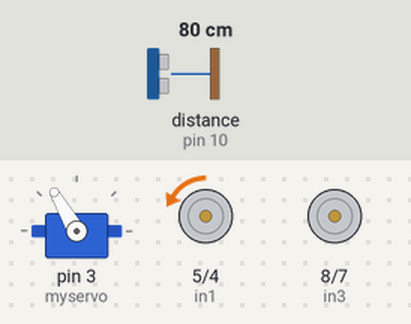
The sketch below on a simulated Arduino Uno, built with avr-gcc and run on an emulated ATmega328P. Shown: servo, motor-driver pin pairs drawn as motors (green arrow = first pin HIGH = forward, orange = second pin HIGH = backward, longer = more drive, scaled by the enable pin). Wiring (inferred from the names in the program): ultrasonic range finder: trigger pin 11; echo pin 10. The test bench sets the inputs (shaded band); at power-on: distance to the obstacle (sensor on pin 10) 80 cm. The echo pulse lasts 58.3 µs per cm; what the sketch prints to the serial monitor is not drawn.

Above: at 1.07 s.
1.3 s: distance to the obstacle (sensor on pin 10) set to 2 cm
At 1.8 s:
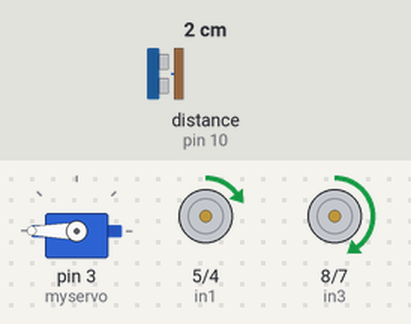
At 3.51 s:
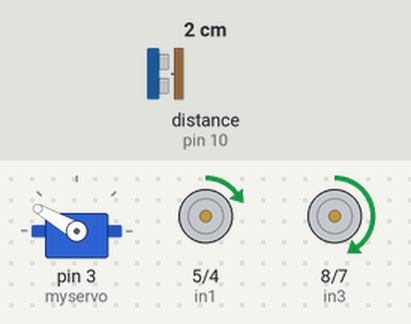
4.3 s: distance to the obstacle (sensor on pin 10) set to 60 cm
At 5.6 s:
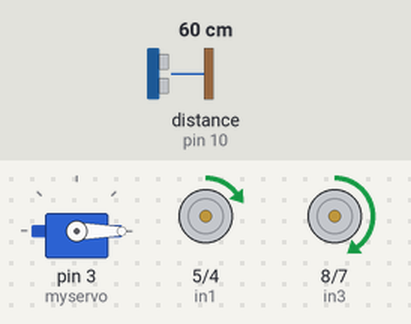
Timing chart, 0 to 13.3 s (numbered marks = the images above; inputs shaded):
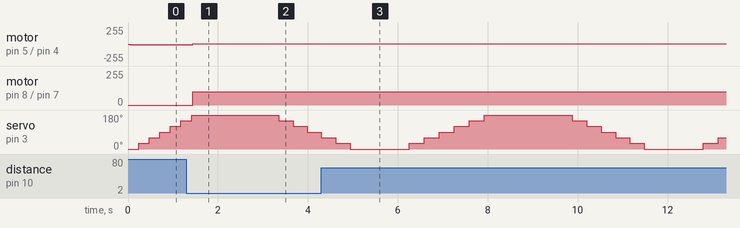

Measured:
- after the input at 1.3 s, motor on pin 5 (in1) / pin 4 (in2): backward 10/255 → forward 5/255 after 0.14 s; motor on pin 8 (in3) / pin 7 (in4): stopped → forward 100/255 after 0.14 s

The sketch:

avoid.ino
```cpp
#include <Servo.h>

Servo myservo;

//motor BACK
const int enA = 9;
const int in1 = 5;
const int in2 = 4;

//motor FRONT
const int enB = 6;
const int in3 = 8;
const int in4 = 7;

//ultrasonic
const int trigPin = 11;
const int echoPin = 10;

//determining distance
long duration;
int distance;

//variable to store the servo position
int pos = 0;

//range variable
int range = 60;

//scanning angle
int angle = 30;

int distCheck(int pos){
  myservo.write(pos);
  delay(15);

  digitalWrite(trigPin, LOW);
  delayMicroseconds(2);
  digitalWrite(trigPin, HIGH);
  delayMicroseconds(10);
  digitalWrite(trigPin, LOW);

  duration = pulseIn(echoPin, HIGH);
  distance = (duration*.0343)/2;
}

void setup() {
  myservo.attach(3);

  pinMode(enA, OUTPUT);
  pinMode(enB, OUTPUT);
  pinMode(in1, OUTPUT);
  pinMode(in2, OUTPUT);
  pinMode(in3, OUTPUT);
  pinMode(in4, OUTPUT);
  pinMode(trigPin, OUTPUT);
  pinMode(echoPin, INPUT);
  Serial.begin(9600); //starts serial communication
}

void loop () {
  while(pos < 270){
    myservo.write(pos);
    delay(15);

    digitalWrite(trigPin, LOW);
    delayMicroseconds(2);
    digitalWrite(trigPin, HIGH);
    delayMicroseconds(10);
    digitalWrite(trigPin, LOW);

    duration = pulseIn(echoPin, HIGH);
    distance = (duration*.0343)/2;

    Serial.print("Distance: ");
    Serial.println(distance);
    delay(15);

    if (distance <= range) {
      //both motors BACK
      analogWrite(enA, 10);
      analogWrite(in1, 145);
      analogWrite(in2, 0);

      //wheels turning
      analogWrite(enB, 100);
      analogWrite(in3, 255);
      analogWrite(in4, 0);

      Serial.print("DIST >= RANGE : BACK");

      delay(300);
     }

    else if (distance > range) {
      //motor forward
      analogWrite(enA, 10);
      analogWrite(in1, 0);
      analogWrite(in2, 145);

      //wheels straight
      analogWrite(enB, 100);
      digitalWrite(in3, LOW);
      digitalWrite(in4, LOW);

      delay(200);
     }

   pos += angle;
   Serial.print("pos");
   }

   while(pos >= 0){
      pos -= angle;
      myservo.write(pos);
      delay(15);

    digitalWrite(trigPin, LOW);
    delayMicroseconds(2);
    digitalWrite(trigPin, HIGH);
    delayMicroseconds(10);
    digitalWrite(trigPin, LOW);

    duration = pulseIn(echoPin, HIGH);
    distance = (duration*.0343)/2;

    Serial.print("Distance: ");
    Serial.println(distance);

      if (distance <= range) {
        // both motors BACK
        analogWrite(enA, 10);
        analogWrite(in1, 145);
        analogWrite(in2, 0);

        //Wheels turning
        analogWrite(enB, 100);
        analogWrite(in3, 255);
        analogWrite(in4, 0);

        Serial.print("DIST >= RANGE : BACK");

        delay(300);
      }

      else if (distance > range) {
        // motor opposite direction
        analogWrite(enA, 10);
        analogWrite(in1, 0);
        analogWrite(in2, 145);

        //wheels straight
        analogWrite(enB, 100);
        digitalWrite(in3, LOW);
        digitalWrite(in4, LOW);

        delay(200);
      }

   }

}
```
